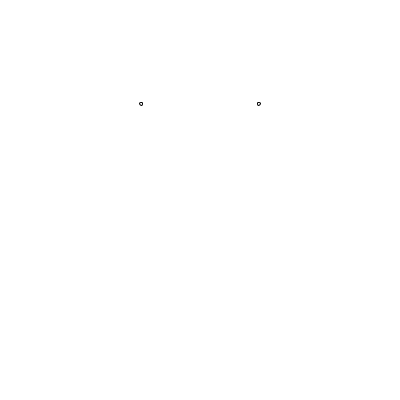
Frame 1 (no input)
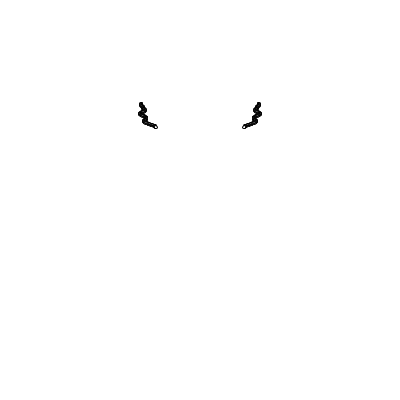
Frame 60 (the mouse pressed at the canvas centre just before this capture)
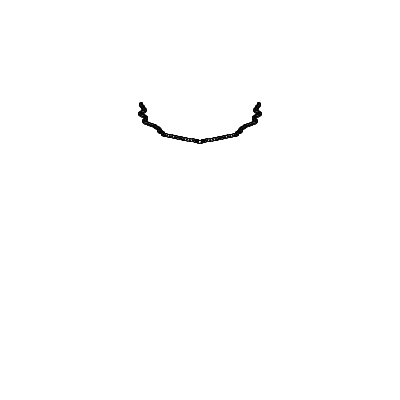
Frame 120 (the mouse held since frame 60 and released just before this capture)

The Processing sketch that drew these frames (run headless with seeded random() and noise(); from frame 60 on, the mouse is pressed at the canvas centre):

// Processing sketch: RWSim
// ── RWSim.pde
Point p ;
float xoff = 0.0;
float yoff = 0.0;
void setup(){
  size(400,400);
  background(255);
  p = new Point();
  
}

void draw (){
 /* for(int i = 0 ;i<=width;i++){
    stroke(0);
    fill(0);
    
    
  }*/  
  
  push();
  translate(width/2,height/2);
  p.show();
  p.walk();
  pop();
}
  
class Point{
  float x1,x2;
  float y1,y2;
  int add;
  
  Point(){
    float rx = random(-width/2,width/2);
    float ry = random(-width/2,width/2);
    x1=rx;
    y1=ry;
    x2=-rx;
    y2=y1;
  }
  void show(){
    circle(x1,y1,3);
    circle(x2,y2,3);
  }
  void walk(){
    xoff = xoff + 0.1;
    yoff = yoff + 0.001;
    float nx = noise(xoff);
    float ny = noise (yoff);
    float nxm = map(nx,0,1,-2,2);
    float nym = map(ny,0,1,-2,2);
    print("PP  "+nx+"  PP");
    float rx =  nxm;
    float ry = nym;
    /*int rx =(int)random(-3,3);
    int ry = (int)random(-3,3);*/
    
    x1=x1+rx;
    y1=y1+ry;
    x2=x2-rx;
    y2=y2+ry;
    if (x1<-width/2){
     x1=width/2; 
    }
    if (x1>width/2){
     x1=-width/2; 
    }
    if (x2<-width/2){
     x2=width/2; 
    }
    if (x2>width/2){
     x2=-width/2; 
    }
    if (y1<-height/2){
     y1=height/2; 
    }
    if (y1>height/2){
     y1=-height/2; 
    }
     if (y2<-height/2){
     y2=height/2; 
    }
    if (y2>height/2){
     y2=-height/2; 
    }
  }
}
  

// ── Linha.pde
class Linha {
  Ponto [] pontos ;
  
  
}

class Ponto {
  float x;
  float y;
  
  Ponto(float a,float b){
    x=a;
    y=b;
   
  }

}
